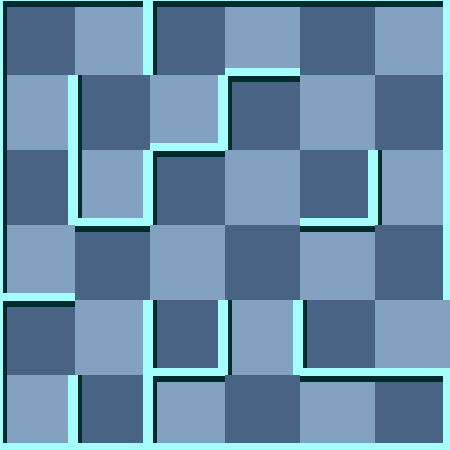

Tiled map render using the project's own tile images. Description and the map definition, with tile-layer contents summarised, below:
An orthogonal 6x6 tile map with 75x75 px tiles, 2 tile layers (background, 块层 1) and 6 objects (Exit, Trap, Door, RedMummy, Player, ...).

<map version="1.0" orientation="orthogonal" width="6" height="6" tilewidth="75" tileheight="75">
 <tileset firstgid="1" name="wall" tilewidth="75" tileheight="75">
  <image source="gfx/wall.png" width="300" height="375" />
  <tile id="0">
   <properties>
    <property name="ValOfWall" value="0" />
   </properties>
  </tile>
  <tile id="1">
   <properties>
    <property name="ValOfWall" value="1" />
   </properties>
  </tile>
  <tile id="2">
   <properties>
    <property name="ValOfWall" value="2" />
   </properties>
  </tile>
  <tile id="3">
   <properties>
    <property name="ValOfWall" value="3" />
   </properties>
  </tile>
  <tile id="4">
   <properties>
    <property name="ValOfWall" value="4" />
   </properties>
  </tile>
  <tile id="5">
   <properties>
    <property name="ValOfWall" value="5" />
   </properties>
  </tile>
  <tile id="6">
   <properties>
    <property name="ValOfWall" value="6" />
   </properties>
  </tile>
  <tile id="7">
   <properties>
    <property name="ValOfWall" value="7" />
   </properties>
  </tile>
  <tile id="8">
   <properties>
    <property name="ValOfWall" value="8" />
   </properties>
  </tile>
  <tile id="9">
   <properties>
    <property name="ValOfWall" value="9" />
   </properties>
  </tile>
  <tile id="10">
   <properties>
    <property name="ValOfWall" value="10" />
   </properties>
  </tile>
  <tile id="11">
   <properties>
    <property name="ValOfWall" value="11" />
   </properties>
  </tile>
  <tile id="12">
   <properties>
    <property name="ValOfWall" value="12" />
   </properties>
  </tile>
  <tile id="13">
   <properties>
    <property name="ValOfWall" value="13" />
   </properties>
  </tile>
  <tile id="14">
   <properties>
    <property name="ValOfWall" value="14" />
   </properties>
  </tile>
  <tile id="15">
   <properties>
    <property name="ValOfWall" value="15" />
   </properties>
  </tile>
  <tile id="18">
   <properties>
    <property name="ValOfWall" value="-1" />
   </properties>
  </tile>
 </tileset>
 <layer name="background" width="6" height="6">
  <data>[36 cells, 36 non-empty, 2 distinct tile ids]</data>
 </layer>
 <layer name="块层 1" width="6" height="6">
  <data>[36 cells, 36 non-empty, 14 distinct tile ids]</data>
 </layer>
 <objectgroup name="对象层 1" width="6" height="6">
  <object name="Exit" x="450" y="300" />
  <object name="Trap" x="300" y="375">
   <properties>
    <property name="value" value="8" />
   </properties>
  </object>
  <object name="Door" x="225" y="150">
   <properties>
    <property name="direction" value="8" />
    <property name="value" value="15" />
   </properties>
  </object>
  <object name="RedMummy" x="150" y="375">
   <properties>
    <property name="value" value="21" />
   </properties>
  </object>
  <object name="Player" x="0" y="375">
   <properties>
    <property name="value" value="1" />
   </properties>
  </object>
  <object name="Key" x="300" y="300">
   <properties>
    <property name="value" value="12" />
   </properties>
  </object>
 </objectgroup>
</map>
